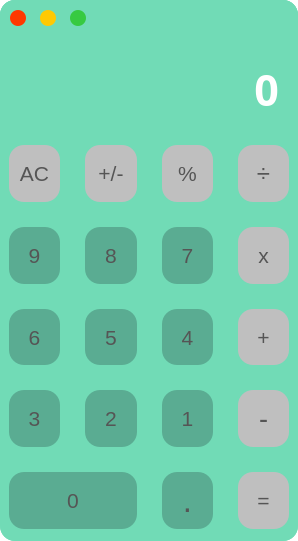
<?xml version="1.0" encoding="UTF-8"?>
<ui version="4.0">
 <class>MainWindow</class>
 <widget class="QMainWindow" name="MainWindow">
  <property name="windowModality">
   <enum>Qt::WindowModal</enum>
  </property>
  <property name="geometry">
   <rect>
    <x>0</x>
    <y>0</y>
    <width>298</width>
    <height>541</height>
   </rect>
  </property>
  <property name="sizePolicy">
   <sizepolicy hsizetype="Preferred" vsizetype="Preferred">
    <horstretch>0</horstretch>
    <verstretch>0</verstretch>
   </sizepolicy>
  </property>
  <property name="minimumSize">
   <size>
    <width>298</width>
    <height>541</height>
   </size>
  </property>
  <property name="maximumSize">
   <size>
    <width>16777215</width>
    <height>16777215</height>
   </size>
  </property>
  <property name="windowTitle">
   <string>MainWindow</string>
  </property>
  <property name="styleSheet">
   <string notr="true">QMainWindow {
	border-width:1px;
	border-radius: 8pxpx;
	
	background-color: rgba(255, 255, 255, 0);
}</string>
  </property>
  <widget class="QWidget" name="centralwidget">
   <property name="styleSheet">
    <string notr="true">QWidget {
	backgrouund-color:rgb(90, 90, 90);
}</string>
   </property>
   <layout class="QVBoxLayout" name="verticalLayout">
    <property name="spacing">
     <number>0</number>
    </property>
    <property name="leftMargin">
     <number>0</number>
    </property>
    <property name="topMargin">
     <number>0</number>
    </property>
    <property name="rightMargin">
     <number>0</number>
    </property>
    <property name="bottomMargin">
     <number>0</number>
    </property>
    <item>
     <widget class="QFrame" name="Container">
      <property name="styleSheet">
       <string notr="true">QFrame { 
background-color: rgb(113, 219, 182);
border-radius: 15px;
}</string>
      </property>
      <property name="frameShape">
       <enum>QFrame::StyledPanel</enum>
      </property>
      <property name="frameShadow">
       <enum>QFrame::Raised</enum>
      </property>
      <layout class="QVBoxLayout" name="Container_layout">
       <property name="spacing">
        <number>0</number>
       </property>
       <property name="leftMargin">
        <number>0</number>
       </property>
       <property name="topMargin">
        <number>0</number>
       </property>
       <property name="rightMargin">
        <number>0</number>
       </property>
       <property name="bottomMargin">
        <number>0</number>
       </property>
       <item>
        <widget class="QFrame" name="Header">
         <property name="sizePolicy">
          <sizepolicy hsizetype="Preferred" vsizetype="Preferred">
           <horstretch>50</horstretch>
           <verstretch>0</verstretch>
          </sizepolicy>
         </property>
         <property name="maximumSize">
          <size>
           <width>16777215</width>
           <height>35</height>
          </size>
         </property>
         <property name="styleSheet">
          <string notr="true"/>
         </property>
         <property name="frameShape">
          <enum>QFrame::StyledPanel</enum>
         </property>
         <property name="frameShadow">
          <enum>QFrame::Raised</enum>
         </property>
         <layout class="QHBoxLayout" name="horizontalLayout">
          <property name="spacing">
           <number>0</number>
          </property>
          <property name="leftMargin">
           <number>0</number>
          </property>
          <property name="topMargin">
           <number>0</number>
          </property>
          <property name="rightMargin">
           <number>0</number>
          </property>
          <property name="bottomMargin">
           <number>0</number>
          </property>
          <item>
           <widget class="QFrame" name="frame">
            <property name="frameShape">
             <enum>QFrame::StyledPanel</enum>
            </property>
            <property name="frameShadow">
             <enum>QFrame::Raised</enum>
            </property>
            <widget class="QPushButton" name="ExitWin">
             <property name="geometry">
              <rect>
               <x>10</x>
               <y>10</y>
               <width>16</width>
               <height>16</height>
              </rect>
             </property>
             <property name="sizePolicy">
              <sizepolicy hsizetype="Preferred" vsizetype="Preferred">
               <horstretch>0</horstretch>
               <verstretch>0</verstretch>
              </sizepolicy>
             </property>
             <property name="maximumSize">
              <size>
               <width>16777215</width>
               <height>50</height>
              </size>
             </property>
             <property name="font">
              <font>
               <family>Arial</family>
               <pointsize>9</pointsize>
               <weight>75</weight>
               <bold>true</bold>
               <kerning>false</kerning>
              </font>
             </property>
             <property name="styleSheet">
              <string notr="true">QPushButton{
	display:flex;
	border:none;
	border-radius:8px;
	background-color: rgb(255, 56, 0);
	color:rgb(249, 60, 0);
	justify-contents:center;

}





QPushButton:hover {
	color:rgb(255, 255, 255);
	background-color: rgb(193, 46, 0);
}
</string>
             </property>
             <property name="text">
              <string>x</string>
             </property>
             <property name="checkable">
              <bool>false</bool>
             </property>
             <property name="autoDefault">
              <bool>false</bool>
             </property>
            </widget>
            <widget class="QPushButton" name="MinimizeWin">
             <property name="geometry">
              <rect>
               <x>40</x>
               <y>10</y>
               <width>16</width>
               <height>16</height>
              </rect>
             </property>
             <property name="sizePolicy">
              <sizepolicy hsizetype="Preferred" vsizetype="Preferred">
               <horstretch>0</horstretch>
               <verstretch>0</verstretch>
              </sizepolicy>
             </property>
             <property name="font">
              <font>
               <family>Al Bayan</family>
               <pointsize>18</pointsize>
               <weight>75</weight>
               <bold>true</bold>
               <kerning>true</kerning>
              </font>
             </property>
             <property name="styleSheet">
              <string notr="true">QPushButton{
	border:none;
	border-radius:8px;
	background-color: rgb(255, 201, 3);
	color:rgb(255, 201, 3);

}



QPushButton:hover {
	color:rgb(255, 255, 255);
	background-color: rgb(221, 177, 0);
}
</string>
             </property>
             <property name="text">
              <string>-</string>
             </property>
             <property name="checkable">
              <bool>false</bool>
             </property>
             <property name="autoDefault">
              <bool>false</bool>
             </property>
            </widget>
            <widget class="QPushButton" name="MaximizeWin">
             <property name="geometry">
              <rect>
               <x>70</x>
               <y>10</y>
               <width>16</width>
               <height>16</height>
              </rect>
             </property>
             <property name="sizePolicy">
              <sizepolicy hsizetype="Preferred" vsizetype="Preferred">
               <horstretch>0</horstretch>
               <verstretch>0</verstretch>
              </sizepolicy>
             </property>
             <property name="sizeIncrement">
              <size>
               <width>0</width>
               <height>0</height>
              </size>
             </property>
             <property name="font">
              <font>
               <family>Arial</family>
               <pointsize>11</pointsize>
               <weight>75</weight>
               <bold>true</bold>
               <kerning>false</kerning>
              </font>
             </property>
             <property name="styleSheet">
              <string notr="true">QPushButton{
	border:none;
	border-radius:8px;
	background-color: rgb(55, 202, 65);
	color:rgb(55, 202, 65);

}



QPushButton:hover {
	color:rgb(255, 255, 255);
	background-color: rgb(58, 153, 14);
}
</string>
             </property>
             <property name="text">
              <string>+</string>
             </property>
             <property name="autoDefault">
              <bool>false</bool>
             </property>
            </widget>
           </widget>
          </item>
          <item>
           <widget class="QFrame" name="Btns">
            <property name="enabled">
             <bool>false</bool>
            </property>
            <property name="sizePolicy">
             <sizepolicy hsizetype="Expanding" vsizetype="Preferred">
              <horstretch>98</horstretch>
              <verstretch>150</verstretch>
             </sizepolicy>
            </property>
            <property name="minimumSize">
             <size>
              <width>0</width>
              <height>0</height>
             </size>
            </property>
            <property name="maximumSize">
             <size>
              <width>100</width>
              <height>50</height>
             </size>
            </property>
            <property name="layoutDirection">
             <enum>Qt::RightToLeft</enum>
            </property>
            <property name="styleSheet">
             <string notr="true"/>
            </property>
            <property name="frameShape">
             <enum>QFrame::StyledPanel</enum>
            </property>
            <property name="frameShadow">
             <enum>QFrame::Raised</enum>
            </property>
            <property name="lineWidth">
             <number>0</number>
            </property>
           </widget>
          </item>
         </layout>
        </widget>
       </item>
       <item>
        <widget class="QFrame" name="frame_4">
         <property name="maximumSize">
          <size>
           <width>16777215</width>
           <height>110</height>
          </size>
         </property>
         <property name="font">
          <font>
           <family>American Typewriter</family>
           <pointsize>15</pointsize>
          </font>
         </property>
         <property name="frameShape">
          <enum>QFrame::StyledPanel</enum>
         </property>
         <property name="frameShadow">
          <enum>QFrame::Raised</enum>
         </property>
         <layout class="QVBoxLayout" name="verticalLayout_3">
          <item>
           <widget class="QLabel" name="Screen">
            <property name="sizeIncrement">
             <size>
              <width>4</width>
              <height>0</height>
             </size>
            </property>
            <property name="font">
             <font>
              <family>Heiti SC</family>
              <pointsize>32</pointsize>
              <weight>75</weight>
              <bold>true</bold>
             </font>
            </property>
            <property name="styleSheet">
             <string notr="true">QLabel{
border-radius:0px;
background-color:rrgb(123, 219, 179);
color:white;
}
</string>
            </property>
            <property name="frameShape">
             <enum>QFrame::NoFrame</enum>
            </property>
            <property name="text">
             <string>0</string>
            </property>
            <property name="textFormat">
             <enum>Qt::RichText</enum>
            </property>
            <property name="alignment">
             <set>Qt::AlignRight|Qt::AlignTrailing|Qt::AlignVCenter</set>
            </property>
            <property name="wordWrap">
             <bool>false</bool>
            </property>
            <property name="indent">
             <number>10</number>
            </property>
           </widget>
          </item>
         </layout>
        </widget>
       </item>
       <item>
        <widget class="QFrame" name="KeyPad">
         <property name="frameShape">
          <enum>QFrame::Box</enum>
         </property>
         <property name="frameShadow">
          <enum>QFrame::Raised</enum>
         </property>
         <layout class="QGridLayout" name="gridLayout">
          <property name="topMargin">
           <number>0</number>
          </property>
          <property name="bottomMargin">
           <number>12</number>
          </property>
          <property name="spacing">
           <number>25</number>
          </property>
          <item row="1" column="0">
           <widget class="QPushButton" name="key_9">
            <property name="sizePolicy">
             <sizepolicy hsizetype="Preferred" vsizetype="Preferred">
              <horstretch>0</horstretch>
              <verstretch>0</verstretch>
             </sizepolicy>
            </property>
            <property name="font">
             <font>
              <pointsize>16</pointsize>
             </font>
            </property>
            <property name="styleSheet">
             <string notr="true">QPushButton{
	background-color:rgb(90, 172, 146);
	color: rgb(85, 85, 85);
	border-color: black;
	border-radius:15px;
}

QPushButton:hover {
	background-color: rgb(107, 190, 160);
}</string>
            </property>
            <property name="text">
             <string>9</string>
            </property>
           </widget>
          </item>
          <item row="0" column="3">
           <widget class="QPushButton" name="key_divide">
            <property name="sizePolicy">
             <sizepolicy hsizetype="Preferred" vsizetype="Preferred">
              <horstretch>0</horstretch>
              <verstretch>0</verstretch>
             </sizepolicy>
            </property>
            <property name="font">
             <font>
              <pointsize>18</pointsize>
             </font>
            </property>
            <property name="styleSheet">
             <string notr="true">QPushButton{
	background-color:rgb(191, 191, 191);
	color: rgb(85, 85, 85);
	border-width:1px;
	border-color: black;
	border-radius:15px;
}

QPushButton:hover {
	background-color:rgb(219, 219, 219);
}</string>
            </property>
            <property name="text">
             <string>÷</string>
            </property>
           </widget>
          </item>
          <item row="2" column="0">
           <widget class="QPushButton" name="key_6">
            <property name="sizePolicy">
             <sizepolicy hsizetype="Preferred" vsizetype="Preferred">
              <horstretch>0</horstretch>
              <verstretch>0</verstretch>
             </sizepolicy>
            </property>
            <property name="font">
             <font>
              <pointsize>16</pointsize>
             </font>
            </property>
            <property name="styleSheet">
             <string notr="true">QPushButton{
	background-color:rgb(90, 172, 146);
	color: rgb(85, 85, 85);
	border-color: black;
	border-radius:15px;
}

QPushButton:hover {
	background-color: rgb(107, 190, 160);
}</string>
            </property>
            <property name="text">
             <string>6</string>
            </property>
           </widget>
          </item>
          <item row="3" column="3">
           <widget class="QPushButton" name="key_subtract">
            <property name="sizePolicy">
             <sizepolicy hsizetype="Preferred" vsizetype="Preferred">
              <horstretch>0</horstretch>
              <verstretch>0</verstretch>
             </sizepolicy>
            </property>
            <property name="font">
             <font>
              <pointsize>20</pointsize>
             </font>
            </property>
            <property name="styleSheet">
             <string notr="true">QPushButton{
	background-color:rgb(191, 191, 191);
	color: rgb(85, 85, 85);
	border-width:1px;
	border-color: black;
	border-radius:15px;
}

QPushButton:hover {
	background-color:rgb(219, 219, 219);
}</string>
            </property>
            <property name="text">
             <string>-</string>
            </property>
           </widget>
          </item>
          <item row="0" column="1">
           <widget class="QPushButton" name="key_negativeToggle">
            <property name="sizePolicy">
             <sizepolicy hsizetype="Preferred" vsizetype="Preferred">
              <horstretch>0</horstretch>
              <verstretch>0</verstretch>
             </sizepolicy>
            </property>
            <property name="font">
             <font>
              <pointsize>16</pointsize>
             </font>
            </property>
            <property name="styleSheet">
             <string notr="true">QPushButton{
	background-color:rgb(191, 191, 191);
	color: rgb(85, 85, 85);
	border-width:1px;
	border-color: black;
	border-radius:15px;
}

QPushButton:hover {
	background-color:rgb(219, 219, 219);
}</string>
            </property>
            <property name="text">
             <string>+/-</string>
            </property>
           </widget>
          </item>
          <item row="2" column="2">
           <widget class="QPushButton" name="key_4">
            <property name="sizePolicy">
             <sizepolicy hsizetype="Preferred" vsizetype="Preferred">
              <horstretch>0</horstretch>
              <verstretch>0</verstretch>
             </sizepolicy>
            </property>
            <property name="font">
             <font>
              <pointsize>16</pointsize>
             </font>
            </property>
            <property name="styleSheet">
             <string notr="true">QPushButton{
	background-color:rgb(90, 172, 146);
	color: rgb(85, 85, 85);
	border-color: black;
	border-radius:15px;
}

QPushButton:hover {
	background-color: rgb(107, 190, 160);
}</string>
            </property>
            <property name="text">
             <string>4</string>
            </property>
           </widget>
          </item>
          <item row="1" column="3">
           <widget class="QPushButton" name="key_mulitpy">
            <property name="sizePolicy">
             <sizepolicy hsizetype="Preferred" vsizetype="Preferred">
              <horstretch>0</horstretch>
              <verstretch>0</verstretch>
             </sizepolicy>
            </property>
            <property name="font">
             <font>
              <pointsize>16</pointsize>
             </font>
            </property>
            <property name="styleSheet">
             <string notr="true">QPushButton{
	background-color:rgb(191, 191, 191);
	color: rgb(85, 85, 85);
	border-width:1px;
	border-color: black;
	border-radius:15px;
}

QPushButton:hover {
	background-color:rgb(219, 219, 219);
}</string>
            </property>
            <property name="text">
             <string>x</string>
            </property>
           </widget>
          </item>
          <item row="0" column="0">
           <widget class="QPushButton" name="key_clear">
            <property name="sizePolicy">
             <sizepolicy hsizetype="Preferred" vsizetype="Preferred">
              <horstretch>0</horstretch>
              <verstretch>0</verstretch>
             </sizepolicy>
            </property>
            <property name="font">
             <font>
              <pointsize>16</pointsize>
             </font>
            </property>
            <property name="styleSheet">
             <string notr="true">QPushButton{
	background-color:rgb(191, 191, 191);
	color: rgb(85, 85, 85);
	border-width:1px;
	border-color: black;
	border-radius:15px;
}

QPushButton:hover {
	background-color:rgb(219, 219, 219);
}</string>
            </property>
            <property name="text">
             <string>AC</string>
            </property>
           </widget>
          </item>
          <item row="2" column="1">
           <widget class="QPushButton" name="key_5">
            <property name="sizePolicy">
             <sizepolicy hsizetype="Preferred" vsizetype="Preferred">
              <horstretch>0</horstretch>
              <verstretch>0</verstretch>
             </sizepolicy>
            </property>
            <property name="font">
             <font>
              <pointsize>16</pointsize>
             </font>
            </property>
            <property name="styleSheet">
             <string notr="true">QPushButton{
	background-color:rgb(90, 172, 146);
	color: rgb(85, 85, 85);
	border-color: black;
	border-radius:15px;
}

QPushButton:hover {
	background-color: rgb(107, 190, 160);
}</string>
            </property>
            <property name="text">
             <string>5</string>
            </property>
           </widget>
          </item>
          <item row="1" column="1">
           <widget class="QPushButton" name="key_8">
            <property name="sizePolicy">
             <sizepolicy hsizetype="Preferred" vsizetype="Preferred">
              <horstretch>0</horstretch>
              <verstretch>0</verstretch>
             </sizepolicy>
            </property>
            <property name="font">
             <font>
              <pointsize>16</pointsize>
             </font>
            </property>
            <property name="styleSheet">
             <string notr="true">QPushButton{
	background-color:rgb(90, 172, 146);
	color: rgb(85, 85, 85);
	border-color: black;
	border-radius:15px;
}

QPushButton:hover {
	background-color: rgb(107, 190, 160);
}</string>
            </property>
            <property name="text">
             <string>8</string>
            </property>
           </widget>
          </item>
          <item row="3" column="2">
           <widget class="QPushButton" name="key_1">
            <property name="sizePolicy">
             <sizepolicy hsizetype="Preferred" vsizetype="Preferred">
              <horstretch>0</horstretch>
              <verstretch>0</verstretch>
             </sizepolicy>
            </property>
            <property name="font">
             <font>
              <pointsize>16</pointsize>
             </font>
            </property>
            <property name="styleSheet">
             <string notr="true">QPushButton{
	background-color:rgb(90, 172, 146);
	color: rgb(85, 85, 85);
	border-color: black;
	border-radius:15px;
}

QPushButton:hover {
	background-color: rgb(107, 190, 160);
}</string>
            </property>
            <property name="text">
             <string>1</string>
            </property>
           </widget>
          </item>
          <item row="3" column="1">
           <widget class="QPushButton" name="key_2">
            <property name="sizePolicy">
             <sizepolicy hsizetype="Preferred" vsizetype="Preferred">
              <horstretch>0</horstretch>
              <verstretch>0</verstretch>
             </sizepolicy>
            </property>
            <property name="font">
             <font>
              <pointsize>16</pointsize>
             </font>
            </property>
            <property name="styleSheet">
             <string notr="true">QPushButton{
	background-color:rgb(90, 172, 146);
	color: rgb(85, 85, 85);
	border-color: black;
	border-radius:15px;
}

QPushButton:hover {
	background-color: rgb(107, 190, 160);
}</string>
            </property>
            <property name="text">
             <string>2</string>
            </property>
           </widget>
          </item>
          <item row="4" column="0" colspan="2">
           <widget class="QPushButton" name="key_0">
            <property name="sizePolicy">
             <sizepolicy hsizetype="Preferred" vsizetype="Preferred">
              <horstretch>0</horstretch>
              <verstretch>0</verstretch>
             </sizepolicy>
            </property>
            <property name="font">
             <font>
              <pointsize>16</pointsize>
             </font>
            </property>
            <property name="autoFillBackground">
             <bool>false</bool>
            </property>
            <property name="styleSheet">
             <string notr="true">QPushButton{
	background-color:rgb(90, 172, 146);
	color: rgb(85, 85, 85);
	border-color: black;
	border-radius:15px;
}

QPushButton:hover {
	background-color: rgb(107, 190, 160);
}</string>
            </property>
            <property name="text">
             <string>0</string>
            </property>
           </widget>
          </item>
          <item row="0" column="2">
           <widget class="QPushButton" name="key_percentage">
            <property name="sizePolicy">
             <sizepolicy hsizetype="Preferred" vsizetype="Preferred">
              <horstretch>0</horstretch>
              <verstretch>0</verstretch>
             </sizepolicy>
            </property>
            <property name="font">
             <font>
              <pointsize>16</pointsize>
             </font>
            </property>
            <property name="styleSheet">
             <string notr="true">QPushButton{
	background-color:rgb(191, 191, 191);
	color: rgb(85, 85, 85);
	border-width:1px;
	border-color: black;
	border-radius:15px;
}

QPushButton:hover {
	background-color:rgb(219, 219, 219);
}</string>
            </property>
            <property name="text">
             <string>%</string>
            </property>
           </widget>
          </item>
          <item row="4" column="3">
           <widget class="QPushButton" name="key_equals">
            <property name="sizePolicy">
             <sizepolicy hsizetype="Preferred" vsizetype="Preferred">
              <horstretch>0</horstretch>
              <verstretch>0</verstretch>
             </sizepolicy>
            </property>
            <property name="font">
             <font>
              <pointsize>16</pointsize>
             </font>
            </property>
            <property name="autoFillBackground">
             <bool>false</bool>
            </property>
            <property name="styleSheet">
             <string notr="true">QPushButton{
	background-color:rgb(191, 191, 191);
	color: rgb(85, 85, 85);
	border-width:1px;
	border-color: black;
	border-radius:15px;
}

QPushButton:hover {
	background-color:rgb(219, 219, 219);
}</string>
            </property>
            <property name="text">
             <string>=</string>
            </property>
           </widget>
          </item>
          <item row="2" column="3">
           <widget class="QPushButton" name="key_add">
            <property name="sizePolicy">
             <sizepolicy hsizetype="Preferred" vsizetype="Preferred">
              <horstretch>0</horstretch>
              <verstretch>0</verstretch>
             </sizepolicy>
            </property>
            <property name="font">
             <font>
              <pointsize>16</pointsize>
             </font>
            </property>
            <property name="styleSheet">
             <string notr="true">QPushButton{
	background-color:rgb(191, 191, 191);
	color: rgb(85, 85, 85);
	border-width:1px;
	border-color: black;
	border-radius:15px;
}

QPushButton:hover {
	background-color:rgb(219, 219, 219);
}</string>
            </property>
            <property name="text">
             <string>+</string>
            </property>
           </widget>
          </item>
          <item row="3" column="0">
           <widget class="QPushButton" name="key_3">
            <property name="sizePolicy">
             <sizepolicy hsizetype="Preferred" vsizetype="Preferred">
              <horstretch>0</horstretch>
              <verstretch>0</verstretch>
             </sizepolicy>
            </property>
            <property name="font">
             <font>
              <pointsize>16</pointsize>
             </font>
            </property>
            <property name="styleSheet">
             <string notr="true">QPushButton{
	background-color:rgb(90, 172, 146);
	color: rgb(85, 85, 85);
	border-color: black;
	border-radius:15px;
}

QPushButton:hover {
	background-color: rgb(107, 190, 160);
}</string>
            </property>
            <property name="text">
             <string>3</string>
            </property>
           </widget>
          </item>
          <item row="1" column="2">
           <widget class="QPushButton" name="key_7">
            <property name="sizePolicy">
             <sizepolicy hsizetype="Preferred" vsizetype="Preferred">
              <horstretch>0</horstretch>
              <verstretch>0</verstretch>
             </sizepolicy>
            </property>
            <property name="font">
             <font>
              <pointsize>16</pointsize>
             </font>
            </property>
            <property name="styleSheet">
             <string notr="true">QPushButton{
	background-color:rgb(90, 172, 146);
	color: rgb(85, 85, 85);
	border-color: black;
	border-radius:15px;
}

QPushButton:hover {
	background-color: rgb(107, 190, 160);
}</string>
            </property>
            <property name="text">
             <string>7</string>
            </property>
           </widget>
          </item>
          <item row="4" column="2">
           <widget class="QPushButton" name="key_decimal">
            <property name="sizePolicy">
             <sizepolicy hsizetype="Preferred" vsizetype="Preferred">
              <horstretch>0</horstretch>
              <verstretch>0</verstretch>
             </sizepolicy>
            </property>
            <property name="font">
             <font>
              <pointsize>25</pointsize>
             </font>
            </property>
            <property name="styleSheet">
             <string notr="true">QPushButton{
	background-color:rgb(90, 172, 146);
	color: rgb(85, 85, 85);
	border-color: black;
	border-radius:15px;
}

QPushButton:hover {
	background-color: rgb(107, 190, 160);
}</string>
            </property>
            <property name="text">
             <string>.</string>
            </property>
            <property name="checkable">
             <bool>false</bool>
            </property>
           </widget>
          </item>
         </layout>
        </widget>
       </item>
      </layout>
     </widget>
    </item>
   </layout>
  </widget>
 </widget>
 <resources/>
 <connections/>
 <designerdata>
  <property name="gridDeltaX">
   <number>10</number>
  </property>
  <property name="gridDeltaY">
   <number>10</number>
  </property>
  <property name="gridSnapX">
   <bool>true</bool>
  </property>
  <property name="gridSnapY">
   <bool>true</bool>
  </property>
  <property name="gridVisible">
   <bool>true</bool>
  </property>
 </designerdata>
</ui>
